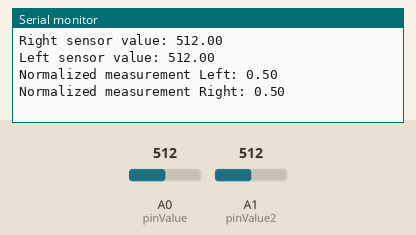
A sketch run on a simulated Arduino Uno, built with avr-gcc and run on an emulated ATmega328P. Shown: the last lines printed to the serial monitor. The test bench sets the inputs (shaded band); at power-on: A0 (pinValue) = 512, A1 (pinValue2) = 512.

Above: at 1.8 s.
1.9 s: A0 (pinValue) set to 716
At 3.0 s:
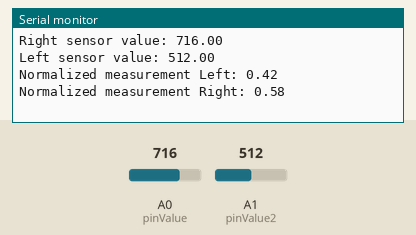
3.4 s: A1 (pinValue2) set to 716
At 4.8 s:
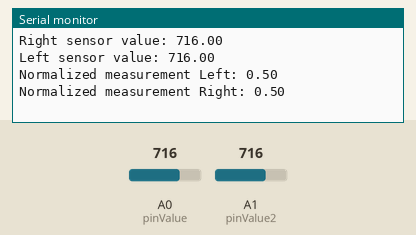
4.9 s: A0 (pinValue) set to 900
At 6.1 s:
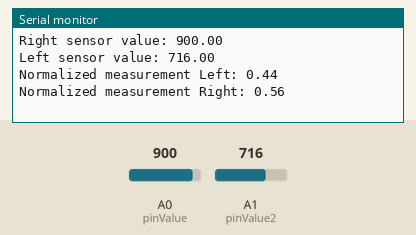
6.4 s: A1 (pinValue2) set to 900
At 6.9 s:
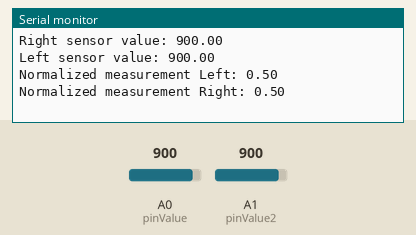
Timing chart, 0 to 8.9 s (numbered marks = the images above; inputs shaded):
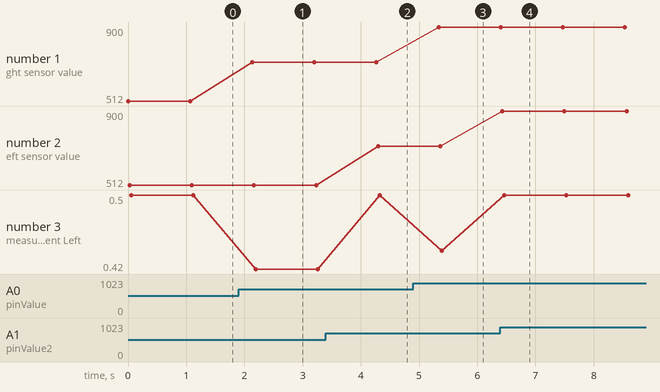

Measured:
- after the input at 1.9 s, the serial monitor: prints a new line after 0.23 s (image 1)
- after the input at 3.4 s, the serial monitor: prints a new line after 0.90 s (image 2)
- after the input at 4.9 s, the serial monitor: prints a new line after 0.44 s (image 3)
- after the input at 6.4 s, the serial monitor: prints a new line at once (image 4)
- plotted number 1: 512 → 716 after the input at 1.9 s, 716 → 900 after the input at 4.9 s
- plotted number 3: 0.5 → 0.42 after the input at 1.9 s, 0.5 → 0.44 after the input at 4.9 s

The sketch:

photoresistor_reading.ino
```cpp
void setup() {
  // The following is to open Serial communication between the Arduino
  // and your computer so that the values of pin A0 can be read.
  // The results are going to be displaued on the IDE's Serial Monitor.
  // Look up what this command does, and what the 9600 means.
  Serial.begin(9600);
}

void loop() {

  // Arduino pin whose voltage will be read
  int pinValue = A0;
  int pinValue2 = A1;

  // A0Value is the variable in which the value read off oa A0 will be stored.
  float rightSensorValue;
  float leftSensorValue;
  float NMleft;
  float NMright;

  // Read the value of the A0 pin. Note here that we do not need
  // to declare earlier that pin A0 is an input pin. You can if you
  // want, it can make things clearer in more complex code.
  rightSensorValue = analogRead(pinValue);
  leftSensorValue = analogRead(pinValue2);

  NMleft = leftSensorValue/(leftSensorValue + rightSensorValue);
  NMright = rightSensorValue/(leftSensorValue + rightSensorValue);

  Serial.println("Right sensor value: " + String(rightSensorValue));
  Serial.println("Left sensor value: " + String(leftSensorValue));
  Serial.println("Normalized measurement Left: " + String(NMleft));
  Serial.println("Normalized measurement Right: " + String(NMright));
  Serial.println(" ");

  // Wait 1000ms so as not to flood the Serial Monitor with too much info!
  delay(1000);
}
```
